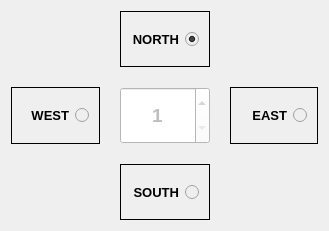
   <widget class="QWidget" name="layoutWidget">
    <property name="geometry">
     <rect>
      <x>1540</x>
      <y>140</y>
      <width>329</width>
      <height>231</height>
     </rect>
    </property>
    <layout class="QGridLayout" name="gridRadio">
     <property name="spacing">
      <number>20</number>
     </property>
     <item row="1" column="1">
      <widget class="QSpinBox" name="spinSpy">
       <property name="enabled">
        <bool>false</bool>
       </property>
       <property name="sizePolicy">
        <sizepolicy hsizetype="Preferred" vsizetype="Expanding">
         <horstretch>0</horstretch>
         <verstretch>0</verstretch>
        </sizepolicy>
       </property>
       <property name="font">
        <font>
         <pointsize>14</pointsize>
         <weight>75</weight>
         <bold>true</bold>
         <kerning>true</kerning>
        </font>
       </property>
       <property name="focusPolicy">
        <enum>Qt::WheelFocus</enum>
       </property>
       <property name="layoutDirection">
        <enum>Qt::LeftToRight</enum>
       </property>
       <property name="autoFillBackground">
        <bool>false</bool>
       </property>
       <property name="styleSheet">
        <string notr="true">background-color:white</string>
       </property>
       <property name="wrapping">
        <bool>false</bool>
       </property>
       <property name="frame">
        <bool>true</bool>
       </property>
       <property name="alignment">
        <set>Qt::AlignCenter</set>
       </property>
       <property name="readOnly">
        <bool>false</bool>
       </property>
       <property name="buttonSymbols">
        <enum>QAbstractSpinBox::UpDownArrows</enum>
       </property>
       <property name="keyboardTracking">
        <bool>true</bool>
       </property>
       <property name="minimum">
        <number>1</number>
       </property>
       <property name="maximum">
        <number>9</number>
       </property>
      </widget>
     </item>
     <item row="1" column="2">
      <widget class="QRadioButton" name="EAST">
       <property name="enabled">
        <bool>false</bool>
       </property>
       <property name="sizePolicy">
        <sizepolicy hsizetype="Preferred" vsizetype="Expanding">
         <horstretch>0</horstretch>
         <verstretch>0</verstretch>
        </sizepolicy>
       </property>
       <property name="font">
        <font>
         <pointsize>10</pointsize>
         <weight>75</weight>
         <bold>true</bold>
        </font>
       </property>
       <property name="layoutDirection">
        <enum>Qt::RightToLeft</enum>
       </property>
       <property name="styleSheet">
        <string notr="true">color: #000;
border: 1px solid #000;
padding: 5px 10px;</string>
       </property>
       <property name="text">
        <string>EAST</string>
       </property>
      </widget>
     </item>
     <item row="2" column="1">
      <widget class="QRadioButton" name="SOUTH">
       <property name="enabled">
        <bool>false</bool>
       </property>
       <property name="sizePolicy">
        <sizepolicy hsizetype="Preferred" vsizetype="Expanding">
         <horstretch>0</horstretch>
         <verstretch>0</verstretch>
        </sizepolicy>
       </property>
       <property name="font">
        <font>
         <pointsize>10</pointsize>
         <weight>75</weight>
         <bold>true</bold>
        </font>
       </property>
       <property name="layoutDirection">
        <enum>Qt::RightToLeft</enum>
       </property>
       <property name="styleSheet">
        <string notr="true">color: #000;
border: 1px solid #000;
padding: 5px 10px;</string>
       </property>
       <property name="text">
        <string>SOUTH</string>
       </property>
      </widget>
     </item>
     <item row="0" column="1">
      <widget class="QRadioButton" name="NORTH">
       <property name="enabled">
        <bool>false</bool>
       </property>
       <property name="sizePolicy">
        <sizepolicy hsizetype="Preferred" vsizetype="Expanding">
         <horstretch>0</horstretch>
         <verstretch>0</verstretch>
        </sizepolicy>
       </property>
       <property name="font">
        <font>
         <pointsize>10</pointsize>
         <weight>75</weight>
         <bold>true</bold>
        </font>
       </property>
       <property name="layoutDirection">
        <enum>Qt::RightToLeft</enum>
       </property>
       <property name="styleSheet">
        <string notr="true">color: #000;
border: 1px solid #000;
padding: 5px 10px;</string>
       </property>
       <property name="text">
        <string>NORTH</string>
       </property>
       <property name="iconSize">
        <size>
         <width>20</width>
         <height>20</height>
        </size>
       </property>
       <property name="checked">
        <bool>true</bool>
       </property>
      </widget>
     </item>
     <item row="1" column="0">
      <widget class="QRadioButton" name="WEST">
       <property name="enabled">
        <bool>false</bool>
       </property>
       <property name="sizePolicy">
        <sizepolicy hsizetype="Preferred" vsizetype="Expanding">
         <horstretch>0</horstretch>
         <verstretch>0</verstretch>
        </sizepolicy>
       </property>
       <property name="font">
        <font>
         <pointsize>10</pointsize>
         <weight>75</weight>
         <bold>true</bold>
        </font>
       </property>
       <property name="layoutDirection">
        <enum>Qt::RightToLeft</enum>
       </property>
       <property name="styleSheet">
        <string notr="true">color: #000;
border: 1px solid #000;
padding: 5px 10px;</string>
       </property>
       <property name="text">
        <string>WEST</string>
       </property>
      </widget>
     </item>
    </layout>
   </widget>
